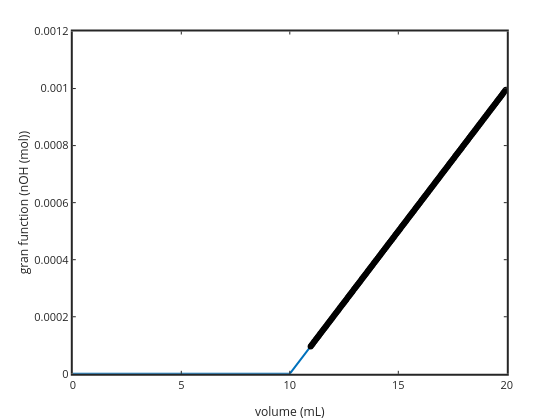

Source (notebook cell):
### Markdown cell above
# Gran method

the gran method plots the amount of titrant added (mol) versus volume added.  once the reaction is done the titrant does not react and just increases linearly.  the volume intercept is the end point volume.

### Code cell
%plot -s 600,500 -f 'svg'
Kw=1e-14; H=10.^-pH; nOH=(vol/1000+VT).*(Kw./H);

plot(vol,nOH,'linewidth',2); 
xlabel('volume (mL)'); ylabel('gran function (nOH (mol))')
set(gca,'fontsize',11,'linewidth',2)
title('Gran function HA titrated with NaOH')

high=floor(points/2+0.5*points);
low=floor(points/2+0.05*points);

x=[vol(low:high)];
y=[nOH(low:high)];

hold on
plot(x,y,'k.'); 


param=polyfit(x,y,1);
endptvol=-1*(param(2)/param(1))

### Figure 1 — Plotly figure (JSON) as saved in the notebook; plotly's stock layout.template omitted (floating-point values rounded to 4 significant figures; data arrays with more than 128 entries replaced by an {"elided": "..."} marker saying what was removed)
{"data": [{"line": {"color": "rgb(0,113,188)", "dash": "solid", "width": 2}, "marker": {"color": "rgb(0,113,188)", "line": {"color": "rgb(0,113,188)"}, "size": 6, "symbol": "none"}, "mode": "lines", "name": "", "showlegend": false, "type": "scatter", "visibility": true, "x": {"elided": "501 float values"}, "xaxis": "x", "y": {"elided": "501 float values"}, "yaxis": "y"}, {"line": {"color": "rgb(0,0,0)", "width": 0.5}, "marker": {"color": "rgb(0,0,0)", "line": {"color": "rgb(0,0,0)"}, "size": 6, "symbol": "circle"}, "mode": "markers", "name": "", "showlegend": false, "type": "scatter", "visibility": true, "x": {"elided": "226 float values"}, "xaxis": "x", "y": {"elided": "226 float values"}, "yaxis": "y"}], "layout": {"height": 420, "hovermode": "closest", "margin": {"b": 0, "l": 0, "r": 0, "t": 0}, "plot_bgcolor": "rgba(0,0,0,0)", "showlegend": false, "width": 560, "xaxis": {"anchor": "y", "autorange": false, "domain": [0.13, 0.905], "exponentformat": "none", "gridcolor": "rgba(38,38,38,0.15)", "gridwidth": 2, "linecolor": "rgb(38,38,38)", "linewidth": 2, "mirror": "ticks", "range": [0, 20], "showgrid": false, "showline": true, "side": "bottom", "spikedash": "solid", "spikemode": "across", "spikesides": false, "spikethickness": 1, "tickangle": 0, "tickcolor": "rgb(38,38,38)", "tickfont": {"color": "rgb(38,38,38)", "size": 11}, "ticklen": 3, "ticks": "inside", "ticktext": ["0", "5", "10", "15", "20"], "tickvals": [0, 5, 10, 15, 20], "title": {"font": {"color": "rgb(38,38,38)", "size": 12.1}, "text": "volume (mL)"}, "type": "linear", "visible": true, "zeroline": false}, "yaxis": {"anchor": "x", "autorange": false, "domain": [0.11, 0.925], "exponentformat": "none", "gridcolor": "rgba(38,38,38,0.15)", "gridwidth": 2, "linecolor": "rgb(38,38,38)", "linewidth": 2, "mirror": "ticks", "range": [0, 0.0012], "showgrid": false, "showline": true, "side": "left", "spikedash": "solid", "spikemode": "across", "spikesides": false, "spikethickness": 1, "tickangle": 0, "tickcolor": "rgb(38,38,38)", "tickfont": {"color": "rgb(38,38,38)", "size": 11}, "ticklen": 3, "ticks": "inside", "ticktext": ["0", "0.0002", "0.0004", "0.0006", "0.0008", "0.001", "0.0012"], "tickvals": [0, 0.0002, 0.0004, 0.0006, 0.0008, 0.001, 0.0012], "title": {"font": {"color": "rgb(38,38,38)", "size": 12.1}, "text": "gran function (nOH (mol))"}, "type": "linear", "visible": true, "zeroline": false}}}
